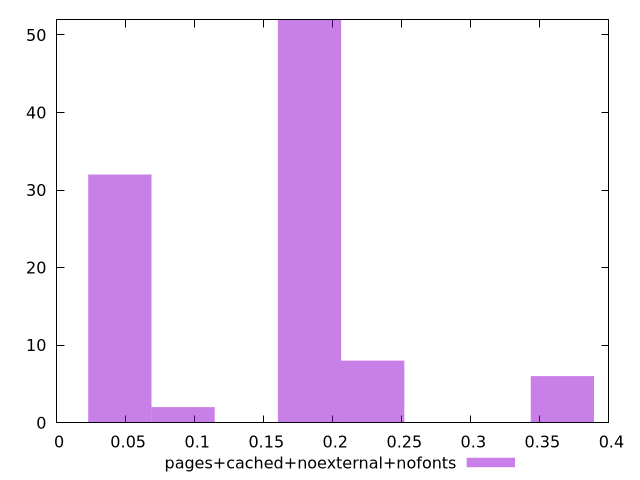

This figure's gnuplot source:
$_pagesCachedNoexternalNofonts <<EOF
0.1831599611980477 52
0.045789990299511925 32
0.3663199223960954 6
0.22894995149755962 8
0.09157998059902385 2
EOF
set key outside below
set terminal pngcairo
set output "report_00006_2020-11-02T20-21-41.718Z/cumulative-layout-shift/pages+cached+noexternal+nofonts//raw_hist.png"
set yrange [0:52]
set boxwidth 0.045789990299511925
set style fill transparent solid 0.5 noborder
plot $_pagesCachedNoexternalNofonts title "pages+cached+noexternal+nofonts" with boxes ,
